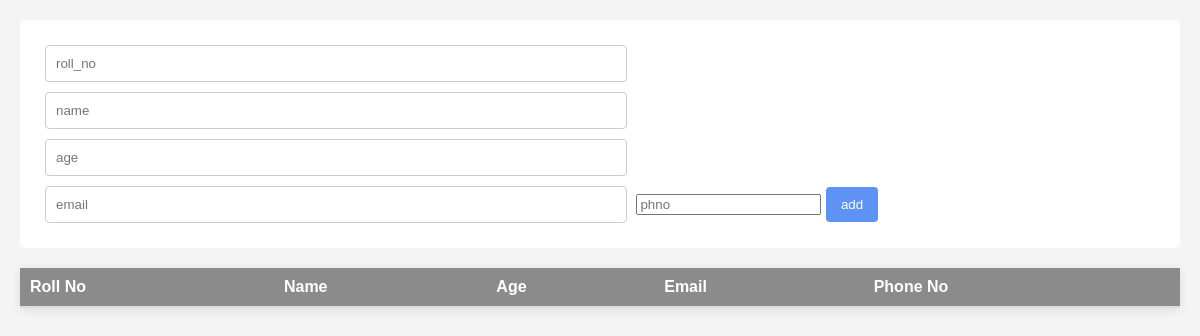
The app's page /x, older data.
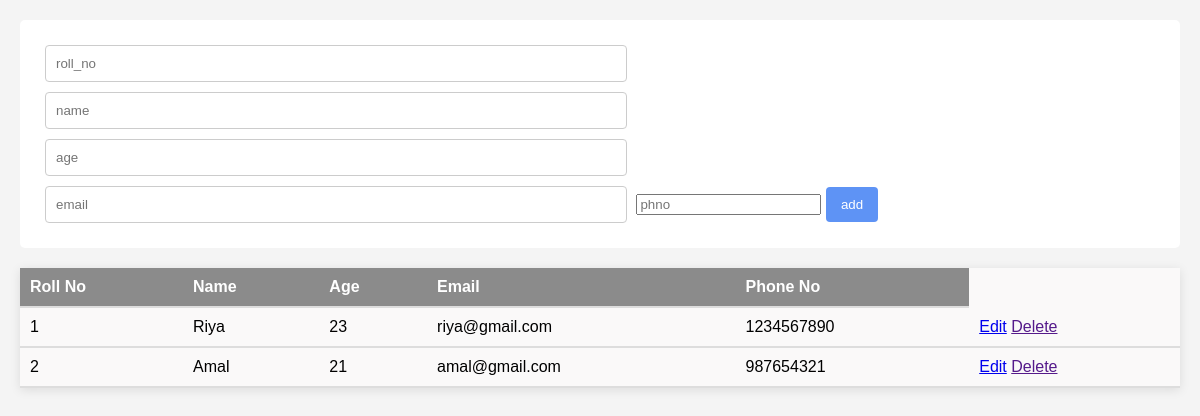
The same page, newer data.
### app/models.py (models this page shows, shortened)
class Student(models.Model):
    roll_no=models.IntegerField()
    name=models.TextField()
    age=models.IntegerField()
    email=models.EmailField()
    phno=models.IntegerField()

### app/views.py (the view)
# urls.py: path('x',views.disp_std),
def disp_std(req):
    data=Student.objects.all()
    return render(req,'display_std.html',{'data':data})

### templates/display_std.html (shortened to what this page needs)
<!DOCTYPE html>
<html lang="en">
<head>
    {% load static %}
    <link rel="stylesheet" href="{% static '/css/style.css' %}">
</head>
<body>
    <form action="add_std" method="post">
        <input type="number" placeholder="roll_no" name="roll" >
        <input type="text" placeholder="name" name="name">
        <input type="number" placeholder="age" name="age">
        <input type="email" placeholder="email" name="email">
        <input type="tel" placeholder="phno" name="phno">
        <input type="submit" value="add">
    </form>
    <table>
        <tr>
            <th>Roll No</th>
            <th>Name</th>
            <th>Age</th>
            <th>Email</th>
            <th>Phone No</th>
        </tr>
        {% for std in data %}
        <tr>
            <td>{{std.roll_no}}</td>
            <td>{{std.name}}</td>
            <td>{{std.age}}</td>
            <td>{{std.email}}</td>
            <td>{{std.phno}}</td>
            <td>
                <a href="edit_std/{{std.pk}}">Edit</a>
                <a href="">Delete</a>
            </td>
        </tr>
        {% endfor %}
    </table>
</body>
</html>

Row changes from the older to the newer data that the page shows:
added Student: roll_no "1", name "Riya", age "23", email "riya@gmail.com", phno "1234567890"
added Student: roll_no "2", name "Amal", age "21", email "amal@gmail.com", phno "987654321"
